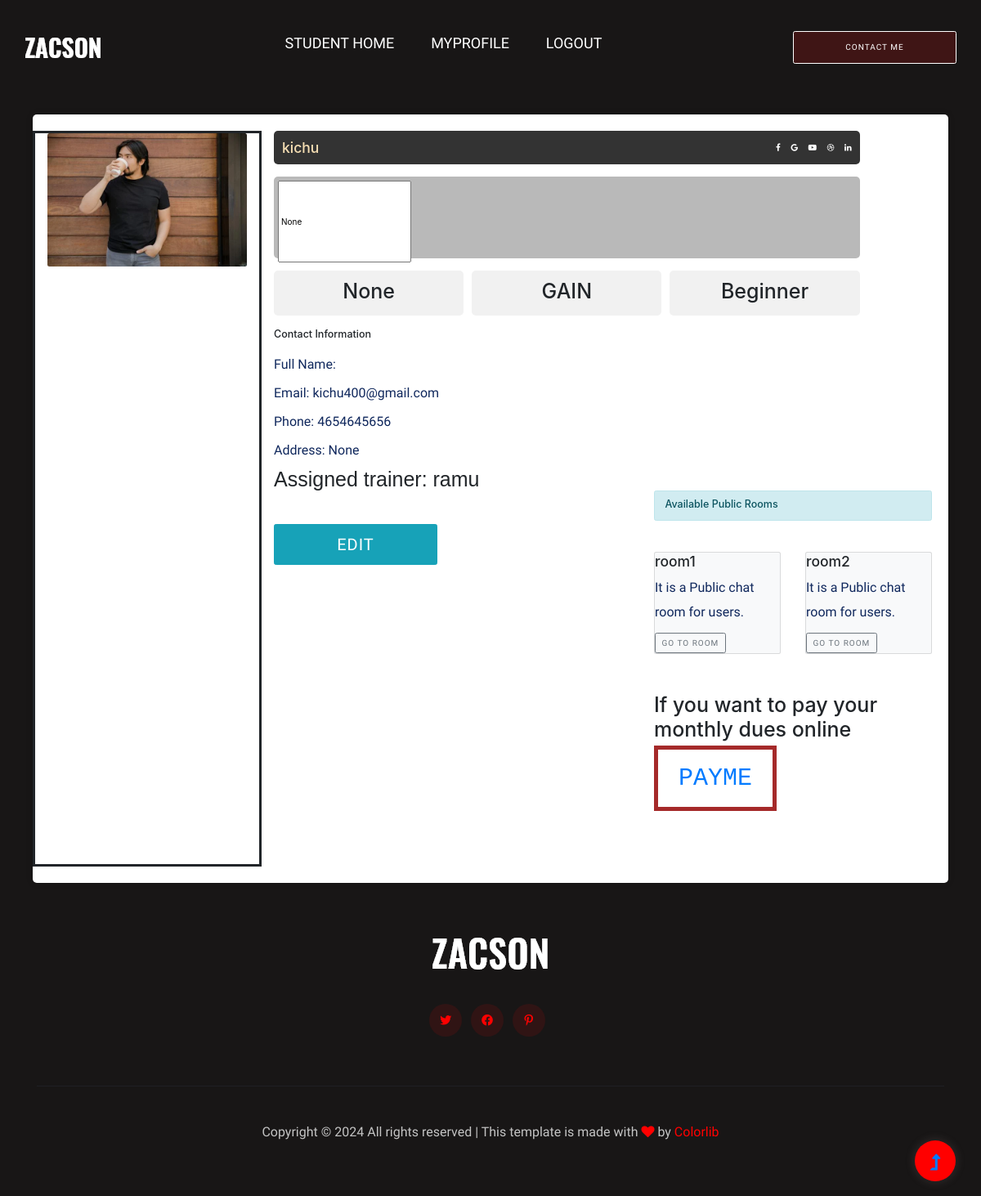
Screenshot of /gym-students/student_profile/ (signed in) with the database file from the repository.
### gym_students/models.py (models this page shows, shortened)
class StudentProfile(models.Model):
    student = models.ForeignKey(CustomUser,on_delete=models.CASCADE, null=True, blank=True)
    student_bio = models.TextField(null=True, blank=True)
    student_profile_picture = models.ImageField(upload_to='profile_pictures/', null=True, blank=True)
    is_paid = models.BooleanField(default=False)
    assigned_trainer = models.ManyToManyField('trainer.TrainerProfile', blank=True)

class Room(models.Model):
    name = models.CharField(max_length=20)
    slug = models.SlugField(max_length=100)

### users/models.py (models this page shows, shortened)
class CustomUser(AbstractUser):
    GENDER_CHOICES = [
        ('Male', 'Male'),
        ('Female', 'Female'),
        ('Other', 'Other'),
    ]
    GOALS = [
        ('LOSE','Weight lose'),
        ('FIT','Maintain weight'),
        ('GAIN','Weight gain'),
    ]
    FITNESS_LEVEL = [
        ('Beginner','Beginner'),
        ('Intemediate','Intemediate'),
        ('Advanced','Advanced')
    ]
    age = models.IntegerField(default=0,null=True,blank=True)
    gender = models.CharField(max_length=10, choices=GENDER_CHOICES,null=True,blank=True)
    phone = models.PositiveIntegerField(default=0,null=True, blank=True)
    place = models.CharField(max_length=30,null=True,blank=True)
    address = models.TextField(null=True, blank=True)
    specialization = models.CharField(max_length=30,null=True,blank=True)
    experience_years = models.IntegerField(null=True, blank=True)
    certifications = models.CharField(max_length=50,null=True, blank=True)
    qualification = models.CharField(max_length=30,null=True,blank=True)
    goal = models.CharField(max_length=10,choices=GOALS,null=True, blank=True)
    fitness_level = models.CharField(max_length=15,choices=FITNESS_LEVEL, null=True, blank=True)
    is_approved= models.BooleanField(default=False)
    is_trainer = models.BooleanField(default=False)
    is_student = models.BooleanField(default=False)
    is_paid = models.BooleanField(default=False)

### trainer/models.py (models this page shows)
class TrainerProfile(models.Model):
    trainer = models.ForeignKey(CustomUser, on_delete=models.CASCADE, null=True, blank=True)
    trainer_bio = models.TextField(null=True, blank=True)
    trainer_profile_picture = models.ImageField(upload_to='profile_pictures/', null=True, blank=True)
    assigned_students = models.ManyToManyField('gym_students.StudentProfile', blank=True)
    def __str__(self):
        return self.trainer.username

### gym_students/views.py (the view)
# urls.py: path('student_profile/', views.students_profile_view,name="student_profile"),
def students_profile_view(request):
    student_user = get_object_or_404(StudentProfile,student =request.user)
    rooms=Room.objects.all()
    return render(request,"student_profile.html",{'student_user':student_user,'rooms': rooms})

### gym_students/templates/student_profile.html (shortened to what this page needs)
{% extends 'base.html' %}
{% load static %}
{% block content %}
<section style="padding-top: 80px; margin-top: 100px; padding: 40px;">
    <div class="container-fluid profile-container">
        <div class="row">
            <div class="col-md-3 img-column" style="border: solid 3px;height: 900px;">
                {% if student_user.student_profile_picture %}
                <img src="{{student_user.student_profile_picture.url}}"
                    alt="Profile Image" class="img-fluid rounded">
                    {% else %}
                    <p style="font-size: 30px;">No profile picture available.</p>
                    {% endif %}
            </div>
            <div class="col-md-8 info-column">
                <div class="profile-header d-flex justify-content-between align-items-center">
                    <h3 style="color: wheat;">{{student_user.student.username}}</h3>
                    <div class="social-icons">
                        <i class="fa fa-facebook"></i>
                        <i class="fa fa-google"></i>
                        <i class="fa fa-youtube-play"></i>
                        <i class="fa fa-dribbble"></i>
                        <i class="fa fa-linkedin"></i>
                    </div>
                </div>
                <div class="profile-subheader" style="height: 100px;">
                    <input placeholder="add bio" type="text" style="height: 100px;" value="{{student_user.student_bio}}">
                </div>
                <div class="skills">
                    <div class="skill"><h1>{{student_user.student.gender}}</h1></div>
                    <div class="skill"><h1>{{student_user.student.goal}}</h1></div>
                    <div class="skill"><h1>{{student_user.student.fitness_level}}</h1></div>
                </div>
                <div class="personal-info">
                    <h5>Contact Information</h5>
                    <p>Full Name: {{student_user.student.first_name}}{{student_user.student.last_name}}</p>
                    <p>Email: {{student_user.student.email}}</p>
                    <p>Phone: {{student_user.student.phone}}</p>
                    <p>Address: {{student_user.student.address}}</p>
                    <div style="height: 60px;width: auto; ">
                       <h1 style="font-family: 'Franklin Gothic Medium', 'Arial Narrow', Arial, sans-serif;font-weight: 100;">
                        Assigned trainer:
                        {% for trainer in student_user.assigned_trainer.all %}
                        {{trainer}}
                        {% endfor %}
                       </h1>
                    </div>
                    <a href="{% url 'edit_user_details' student_user.id %}" class="btn btn-info" style="height: 50px;width: 200px;
                    display: flex;justify-content: center;align-items: center;font-size: 20px;">Edit</a>
                </div>
            </div>
<div class="col-md-4"
style="height: 400px;position: absolute;right: 30px;top: 600px;">
            {% if rooms %}
            <div class="container">
                <div class="alert alert-info d-flex justify-content-between" role="alert">
                    <h5>Available Public Rooms</h5>
                </div>
                <div class="row equal">
                    {% for room in rooms %}
                    <div class="col-sm-6 col-md-6 d-flex pb-2" style="height: 200px;display: flex;align-items: center;justify-content: ce;" >
                        <div class="card bg-light mb-4" style="max-width: 50rem;">
                            <div class="card-block" >
                                <h3 class="card-title">{{room.name}}</h3>
                                <p class="card-text">It is a Public chat room for users.</p>
                                <a href="{% url 'chat_room_page' room.slug %}" class="btn btn-outline-secondary">Go to Room</a>
                            </div>
                        </div>
                    </div>
                    {% endfor %}
                </div>
{% endif %}
</div>
<div class="col-md-12">
    <h1>If you want to pay your monthly dues online</h1>
    <div class="col-md-12" style="height: 80px;width: 150px;border: solid 5px;background-color: rgb(255, 255, 255);color: rgb(253, 253, 253);
    display: flex;justify-content: center;align-items: center;font-size: 30px;font-family: 'Courier New', Courier, monospace;padding: 30px;
    border-color: brown;">
       <a href="{% url 'initiate_payments' %}">
        PAYME
    </a>
    </div>
</div>
        </div>
    </div>
</section>
{% endblock %}

### static/assets/css/profile-style.css (style rules this page uses)
.img-column img { max-width: 100%; height: auto; display: block; border-radius: 5px; }
.profile-container { background-color: #ffffff; padding: 20px; border-radius: 5px; box-shadow: 0 0 10px rgba(0,0,0,0.1); }
.profile-header { background-color: #333; color: #ffffff; padding: 10px; border-radius: 5px; }
.profile-header h3 { margin: 0; }
.social-icons i { color: #ffffff; margin-left: 10px; }
.profile-subheader { background-color: #b9b9b9; color: #ffffff; padding: 5px; margin-top: 15px; border-radius: 5px; }
.skills { display: flex; flex-wrap: wrap; gap: 10px; margin-top: 15px; }
.skill { flex: 1; background-color: #f1f1f1; padding: 10px; text-align: center; border-radius: 5px; }
.personal-info { margin-top: 15px; }
.personal-info h5 { margin-bottom: 15px; }
.personal-info p { margin-bottom: 5px; }
.btn-info { background-color: #17a2b8; border-color: #17a2b8; margin-top: 10px; }
body { background: rgb(99, 39, 120) }
body { background-color: #29292e }
.btn { border-radius: 3px; -webkit-box-shadow: none; box-shadow: none; border: 1px solid transparent; }
.btn-group-vertical>.btn-group:after, .btn-group-vertical>.btn-group:before, .btn-toolbar:after, .btn-toolbar:before, .clearfix:after, .clearfix:before, .container-fluid:after, .container-fluid:before, .container:after, .container:before, .dl-horizontal dd:after, .dl-horizontal dd:before, .form-horizontal .form-group:after, .form-horizontal .form-group:before, .modal-footer:after, .modal-footer:before, .modal-header:after, .modal-header:before, .nav:after, .nav:before, .navbar-collapse:after, .navbar-collapse:before, .navbar-header:after, .navbar-header:before, .navbar:after, .navbar:before, .pager:after, .pager:before, .panel-body:after, .panel-body:before, .row:after, .row:before { display: table; content: " "; }

### rows the page displays
StudentProfile: student_profile_picture (picture), student.username "kichu", student_bio "None", student.gender "None", student.goal "GAIN", student.fitness_level "Beginner", student.email "kichu400@gmail.com", student.phone "4654645656", student.address "None"
TrainerProfile: trainer.username "ramu"
Room: name "room1"
Room: name "room2"
